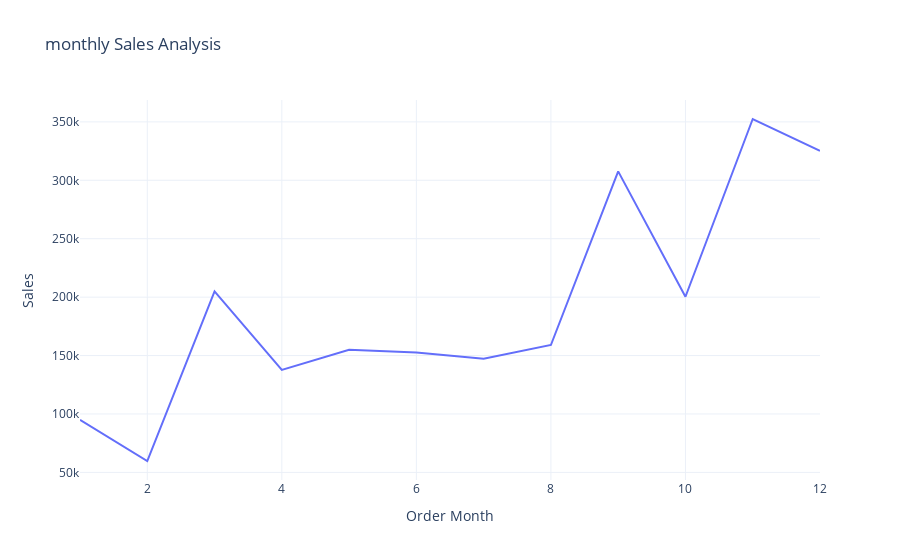

Notebook source saved alongside this figure:
### Markdown cell above
# Monthly Sales analysis

### Code cell
sales_by_month = data.groupby('Order Month')['Sales'].sum().reset_index()
fig = px.line(sales_by_month,
              x='Order Month',
              y='Sales',
              title='monthly Sales Analysis')
fig.show()

### Figure 1 — Plotly figure (JSON) as saved in the notebook; plotly's stock layout.template omitted (floating-point values rounded to 4 significant figures)
{"data": [{"hovertemplate": "Order Month=%{x}<br>Sales=%{y}<extra></extra>", "legendgroup": "", "line": {"color": "#636efa", "dash": "solid"}, "marker": {"symbol": "circle"}, "mode": "lines", "name": "", "orientation": "v", "showlegend": false, "type": "scatter", "x": [1, 2, 3, 4, 5, 6, 7, 8, 9, 10, 11, 12], "xaxis": "x", "y": [94920.0, 59750.0, 205000.0, 137800.0, 155000.0, 152700.0, 147200.0, 159000.0, 307600.0, 200300.0, 352500.0, 325300.0], "yaxis": "y"}], "layout": {"autosize": true, "legend": {"tracegroupgap": 0}, "title": {"text": "monthly Sales Analysis"}, "xaxis": {"anchor": "y", "autorange": true, "domain": [0, 1], "range": [1, 12], "title": {"text": "Order Month"}, "type": "linear"}, "yaxis": {"anchor": "x", "autorange": true, "domain": [0, 1], "range": [43490.0, 368700.0], "title": {"text": "Sales"}, "type": "linear"}}}
